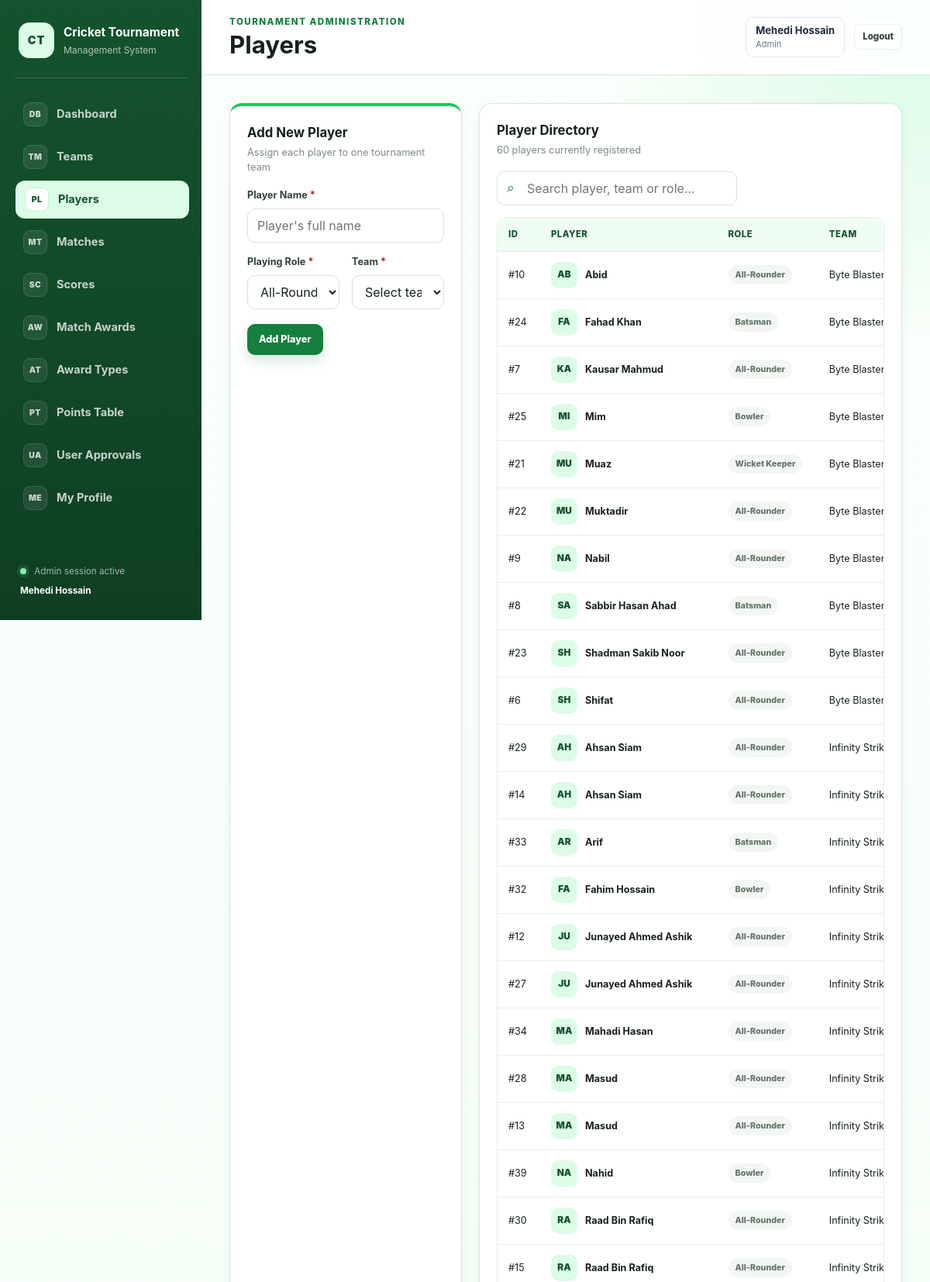
/players.php (signed in, upper part), run on the app's committed database.
### tables this page shows
CREATE TABLE `player` (
  `player_id` int NOT NULL,
  `player_name` varchar(100) NOT NULL,
  `role` enum('Batsman','Bowler','All-Rounder','Wicket Keeper') NOT NULL,
  `team_id` int DEFAULT NULL
);

CREATE TABLE `team` (
  `team_id` int NOT NULL,
  `team_name` varchar(100) NOT NULL,
  `captain_name` varchar(100) NOT NULL
);

### includes/functions.php (called while the page is built, shortened)
<?php
function h(mixed $value): string
{
    return htmlspecialchars(
        (string) $value,
        ENT_QUOTES,
        'UTF-8'
    );
}

### players.php (the view, shortened to what this page needs)
<?php
require_once __DIR__ . '/includes/bootstrap.php';
$roles = ['Batsman', 'Bowler', 'All-Rounder', 'Wicket Keeper'];
$editPlayer = [
    'player_id' => 0,
    'player_name' => '',
    'role' => 'All-Rounder',
    'team_id' => '',
];
$teams = $pdo->query('SELECT team_id, team_name FROM team ORDER BY team_name')->fetchAll();
$players = $pdo->query(
    'SELECT p.player_id, p.player_name, p.role, p.team_id, t.team_name
     FROM player p
     LEFT JOIN team t ON t.team_id = p.team_id
     ORDER BY t.team_name, p.player_name'
)->fetchAll();
require __DIR__ . '/includes/header.php';
?>
<div class="grid grid-2">
    <section class="card card-accent">
        <div class="card-header">
            <div>
                <h2><?= (int) $editPlayer['player_id'] > 0 ? 'Edit Player' : 'Add New Player' ?></h2>
                <p>Assign each player to one tournament team</p>
            </div>
        </div>
        <form method="post" class="form-grid">
            <div class="form-group full">
                <label class="required" for="player_name">Player Name</label>
                <input id="player_name" name="player_name" maxlength="100" required value="<?= h($editPlayer['player_name']) ?>" placeholder="Player's full name">
            </div>
            <div class="form-group">
                <label class="required" for="role">Playing Role</label>
                <select id="role" name="role" required>
                    <?php foreach ($roles as $role): ?>
                        <option value="<?= h($role) ?>" <?= $editPlayer['role'] === $role ? 'selected' : '' ?>><?= h($role) ?></option>
                    <?php endforeach; ?>
                </select>
            </div>
            <div class="form-group">
                <label class="required" for="team_id">Team</label>
                <select id="team_id" name="team_id" required <?= !$teams ? 'disabled' : '' ?>>
                    <option value="">Select team</option>
                </select>
            </div>
            <div class="form-actions">
                <button class="btn btn-primary" type="submit" <?= !$teams ? 'disabled' : '' ?>><?= (int) $editPlayer['player_id'] > 0 ? 'Update Player' : 'Add Player' ?></button>
            </div>
        </form>
    </section>
    <section class="card">
        <div class="card-header">
            <div>
                <h2>Player Directory</h2>
                <p><?= count($players) ?> players currently registered</p>
            </div>
        </div>
        <div class="table-toolbar">
            <div class="search-box">
                <input type="search" placeholder="Search player, team or role..." data-table-search="playersTable">
            </div>
        </div>
        <div class="table-wrap">
            <table id="playersTable">
                <thead>
                <tr>
                    <th>ID</th>
                    <th>Player</th>
                    <th>Role</th>
                    <th>Team</th>
                </tr>
                </thead>
                <tbody>
                <?php foreach ($players as $player): ?>
                    <tr>
                        <td>#<?= (int) $player['player_id'] ?></td>
                        <td>
                            <div class="player-cell">
                                <span class="avatar"><?= h(substr($player['player_name'], 0, 2)) ?></span>
                                <strong><?= h($player['player_name']) ?></strong>
                            </div>
                        </td>
                        <td><span class="badge badge-muted"><?= h($player['role']) ?></span></td>
                        <td><?= h($player['team_name'] ?? 'Unassigned') ?></td>
                    </tr>
                <?php endforeach; ?>
                </tbody>
            </table>
        </div>
    </section>
</div>
<?php require __DIR__ . '/includes/footer.php'; ?>

### assets/css/style.css (style rules this page uses)
:root { --green-900: #14532d; --green-800: #166534; --green-700: #15803d; --green-600: #16a34a; --green-500: #22c55e; --green-200: #bbf7d0; --green-100: #dcfce7; --green-50: #f0fdf4; --white: #ffffff; --gray-950: #17211b; --gray-800: #334139; --gray-600: #64736a; --gray-500: #7b8a80; --gray-300: #d8e1db; --gray-200: #e7eee9; --gray-100: #f3f7f4; --red-700: #b91c1c; --red-100: #fee2e2; --amber-800: #92400e; --amber-100: #fef3c7; --shadow-sm: 0 4px 15px rgba(20, 83, 45, 0.06); --shadow-md: 0 14px 35px rgba(20, 83, 45, 0.11); --radius-sm: 10px; --radius-md: 16px; --radius-lg: 22px; }
* { box-sizing: border-box; }
html { min-height: 100%; background: var(--green-50); }
body { min-height: 100vh; margin: 0; color: var(--gray-950); background: radial-gradient(circle at top right, rgba(187, 247, 208, 0.55), transparent 28rem), linear-gradient(180deg, #fbfffc 0%, var(--green-50) 100%); font-family: Inter, ui-sans-serif, system-ui, -apple-system, BlinkMacSystemFont, "Segoe UI", sans-serif; line-height: 1.5; }
button, input, select, textarea { font: inherit; }
button { cursor: pointer; }
.grid { display: grid; gap: 22px; }
.grid-2 { grid-template-columns: minmax(300px, 0.75fr) minmax(0, 1.5fr); }
.stat-card, .card { border: 1px solid rgba(216, 225, 219, 0.9); border-radius: var(--radius-md); background: rgba(255, 255, 255, 0.94); box-shadow: var(--shadow-sm); }
.card { padding: 22px; }
.card-header, .page-actions, .section-title-row { display: flex; align-items: center; justify-content: space-between; gap: 14px; }
.card-header { margin-bottom: 18px; }
.card-header h2, .card-header h3, .section-title-row h2 { margin: 0; }
.card-header h2, .section-title-row h2 { font-size: 1.05rem; }
.card-header p, .section-subtitle { margin: 3px 0 0; color: var(--gray-500); font-size: 0.8rem; }
.card-accent { border-top: 4px solid var(--green-500); }
.form-grid { display: grid; grid-template-columns: repeat(2, minmax(0, 1fr)); gap: 16px; }
.form-group { display: grid; gap: 7px; }
.form-group.full { grid-column: 1 / -1; }
label { color: var(--gray-800); font-size: 0.79rem; font-weight: 750; }
.required::after { content: " *"; color: var(--red-700); }
input, select, textarea { width: 100%; border: 1px solid var(--gray-300); border-radius: var(--radius-sm); color: var(--gray-950); background: var(--white); outline: none; transition: border-color 0.18s, box-shadow 0.18s; }
input, select { height: 44px; padding: 0 12px; }
.form-actions { grid-column: 1 / -1; display: flex; flex-wrap: wrap; gap: 10px; margin-top: 3px; }
.btn { min-height: 40px; padding: 9px 14px; border: 1px solid transparent; border-radius: 10px; display: inline-flex; align-items: center; justify-content: center; gap: 7px; font-size: 0.79rem; font-weight: 800; transition: 0.18s ease; }
.btn-primary { color: var(--white); background: var(--green-700); box-shadow: 0 7px 16px rgba(21, 128, 61, 0.18); }
.table-toolbar { display: flex; align-items: center; justify-content: space-between; flex-wrap: wrap; gap: 12px; margin-bottom: 15px; }
.search-box { position: relative; width: min(100%, 310px); }
.search-box input { padding-left: 38px; }
.search-box::before { content: "⌕"; position: absolute; left: 13px; top: 50%; transform: translateY(-52%); color: var(--green-700); font-size: 1.1rem; z-index: 1; }
.table-wrap { width: 100%; overflow-x: auto; border: 1px solid var(--gray-200); border-radius: 12px; }
table { width: 100%; border-collapse: collapse; min-width: 690px; background: var(--white); }
th, td { padding: 13px 14px; border-bottom: 1px solid var(--gray-200); text-align: left; vertical-align: middle; font-size: 0.79rem; }
th { color: var(--green-900); background: var(--green-50); font-size: 0.71rem; font-weight: 850; letter-spacing: 0.04em; text-transform: uppercase; }
.badge { display: inline-flex; align-items: center; justify-content: center; min-height: 25px; padding: 4px 9px; border-radius: 999px; font-size: 0.67rem; font-weight: 850; white-space: nowrap; }
.badge-muted { color: var(--gray-600); background: var(--gray-100); }
.team-cell, .player-cell { display: flex; align-items: center; gap: 10px; }
.avatar { width: 34px; height: 34px; flex: 0 0 34px; border-radius: 10px; display: grid; place-items: center; color: var(--green-900); background: var(--green-100); font-size: 0.74rem; font-weight: 900; text-transform: uppercase; }

### data on the page
player: player_id "10", player_name "AB", player_name "Abid", role "All-Rounder", team.team_name "Byte…"
player: player_id "24", player_name "FA", player_name "Fahad Khan", role "Batsman", team.team_name "Byte…"
player: player_id "7", player_name "KA", player_name "Kausar Mahmud", role "All-Rounder", team.team_name "Byte…"
player: player_id "25", player_name "MI", player_name "Mim", role "Bowler", team.team_name "Byte…"
player: player_id "21", player_name "MU", player_name "Muaz", role "Wicket Keeper", team.team_name "Byte…"
player: player_id "22", player_name "MU", player_name "Muktadir", role "All-Rounder", team.team_name "Byte…"
player: player_id "9", player_name "NA", player_name "Nabil", role "All-Rounder", team.team_name "Byte…"
player: player_id "8", player_name "SA", player_name "Sabbir Hasan Ahad", role "Batsman", team.team_name "Byte…"
player: player_id "23", player_name "SH", player_name "Shadman Sakib Noor", role "All-Rounder", team.team_name "Byte…"
player: player_id "6", player_name "SH", player_name "Shifat", role "All-Rounder", team.team_name "Byte…"
player: player_id "29", player_name "AH", player_name "Ahsan Siam", role "All-Rounder", team.team_name "Infinity…"
player: player_id "14", player_name "AH", player_name "Ahsan Siam", role "All-Rounder", team.team_name "Infinity…"
player: player_id "33", player_name "AR", player_name "Arif", role "Batsman", team.team_name "Infinity…"
player: player_id "32", player_name "FA", player_name "Fahim Hossain", role "Bowler", team.team_name "Infinity…"
player: player_id "12", player_name "JU", player_name "Junayed Ahmed Ashik", role "All-Rounder", team.team_name "Infinity…"
player: player_id "27", player_name "JU", player_name "Junayed Ahmed Ashik", role "All-Rounder", team.team_name "Infinity…"
player: player_id "34", player_name "MA", player_name "Mahadi Hasan", role "All-Rounder", team.team_name "Infinity…"
player: player_id "28", player_name "MA", player_name "Masud", role "All-Rounder", team.team_name "Infinity…"
player: player_id "13", player_name "MA", player_name "Masud", role "All-Rounder", team.team_name "Infinity…"
player: player_id "39", player_name "NA", player_name "Nahid", role "Bowler", team.team_name "Infinity…"
player: player_id "30", player_name "RA", player_name "Raad Bin Rafiq", role "All-Rounder", team.team_name "Infinity…"
player: player_id "15", player_name "RA", player_name "Raad Bin Rafiq", role "All-Rounder", team.team_name "Infinity…"

### other printed values
$item['icon'] "DB"
$item['label'] "Dashboard"
$item['icon'] "TM"
$item['label'] "Teams"
$item['icon'] "PL"
$item['label'] "Players"
$item['icon'] "MT"
$item['label'] "Matches"
$item['icon'] "SC"
$item['label'] "Scores"
$item['icon'] "AW"
$item['label'] "Match Awards"
$item['icon'] "AT"
$item['label'] "Award Types"
$item['icon'] "PT"
